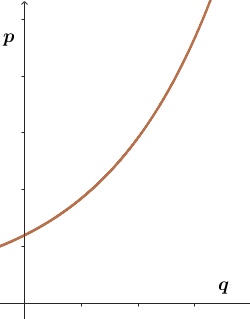
#> input picture assets/cuanti/u2_p01_x22_250x319.png, 250 x 319 px; its folder holds only this picture in this run
$ python _contact_cuanti.py
#> lines starting #> are read from the running program, lines starting #| are printed output that depends on the picture
"""Genera planchas de contacto con nombres de archivo para revisar candidatas."""
import pathlib, math
from PIL import Image, ImageDraw

src = pathlib.Path(r"C:\Users\gerar\Downloads\Sistema-Estudio-UCES\_img\cuanti")
files = sorted(p for p in src.iterdir() if p.suffix.lower() in (".png", ".jpeg", ".jpg"))
COLS, TH = 4, 260
PER_SHEET = 12
for s in range(math.ceil(len(files) / PER_SHEET)):
    batch = files[s * PER_SHEET:(s + 1) * PER_SHEET]
    rows = math.ceil(len(batch) / COLS)
    cw, ch = 330, TH + 34
    sheet = Image.new("RGB", (COLS * cw, rows * ch), "white")
#> sheet: PIL image 1320x294 RGB; every value is 255
    d = ImageDraw.Draw(sheet)
    for i, f in enumerate(batch):
        im = Image.open(f).convert("RGB")
#> im is the input picture: PIL image 250x319 RGB; mean R, G, B 252.2, 251.4, 251
        im.thumbnail((cw - 14, TH))
#> im: PIL image 204x260 RGB
        x, y = (i % COLS) * cw, (i // COLS) * ch
        sheet.paste(im, (x + 7, y + 4))
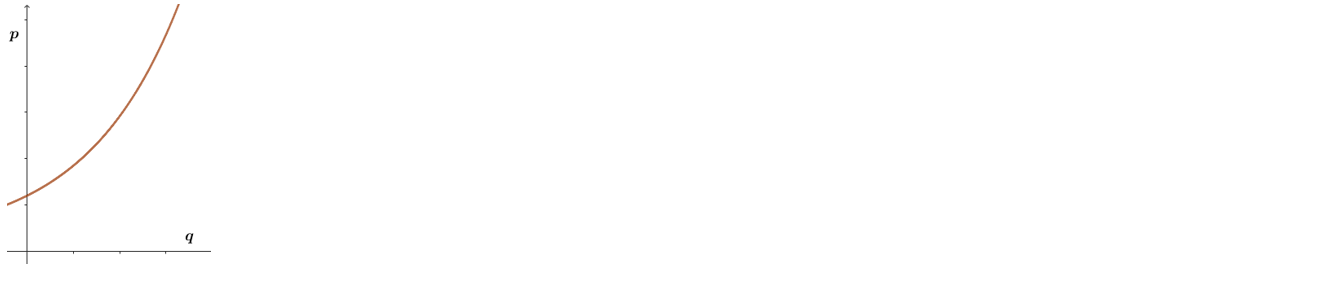
#> sheet: PIL image 1320x294 RGB; mean R, G, B 254.6, 254.5, 254.4
        d.text((x + 7, y + TH + 8), f.name, fill="black")
        d.rectangle([x, y, x + cw - 1, y + ch - 1], outline="#bbb")
    out = src / f"_sheet{s+1}.png"
    sheet.save(out)
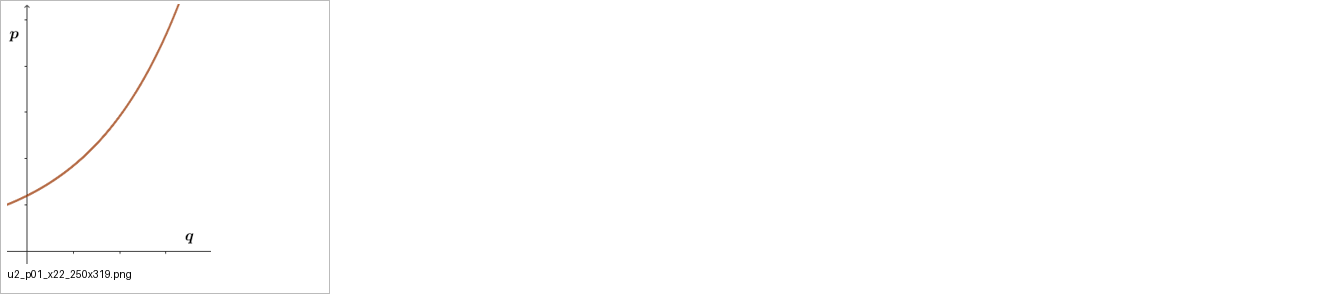
#> saved as _sheet1.png: PIL image 1320x294 RGB; mean R, G, B 254.2, 254.1, 254
    print(out, len(batch))

$ run again, on assets/cuanti/u2_p10_x120_426x371.png
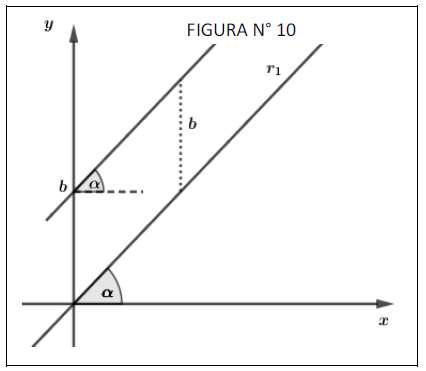
#> input picture assets/cuanti/u2_p10_x120_426x371.png, 426 x 371 px
#> im is the input picture: PIL image 426x371 RGB; mean R, G, B 246.7, 246.7, 246.7
#> `im.thumbnail((cw - 14, TH))`:
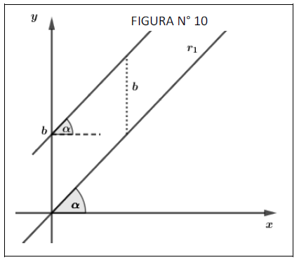
#> im: PIL image 299x260 RGB; mean R, G, B 246.4, 246.4, 246.4
#> `sheet.save(out)`:
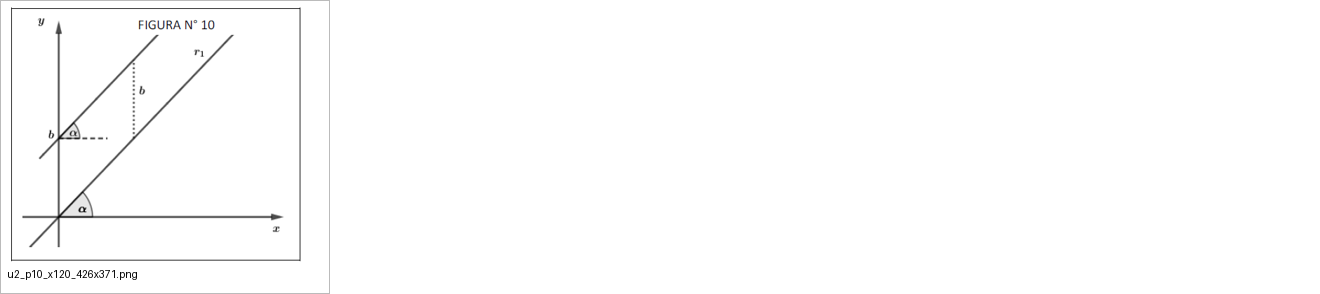
#> saved as _sheet1.png: PIL image 1320x294 RGB; mean R, G, B 252.9, 252.9, 252.9

$ run again, on assets/cuanti/u2_p10_x121_393x376.png
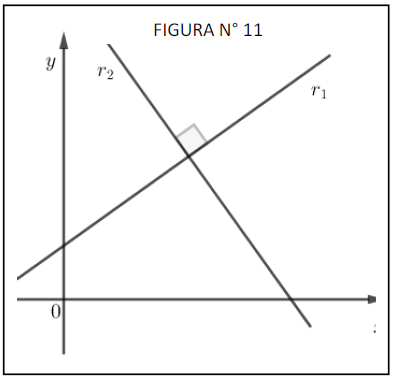
#> input picture assets/cuanti/u2_p10_x121_393x376.png, 393 x 376 px
#> im is the input picture: PIL image 393x376 RGB; mean R, G, B 245.1, 245.1, 245.1
#> `im.thumbnail((cw - 14, TH))`:
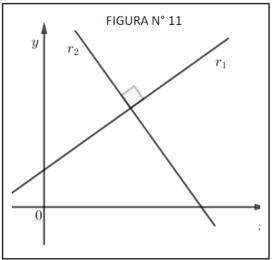
#> im: PIL image 272x260 RGB; mean R, G, B 244.8, 244.8, 244.9
#> `sheet.save(out)`:
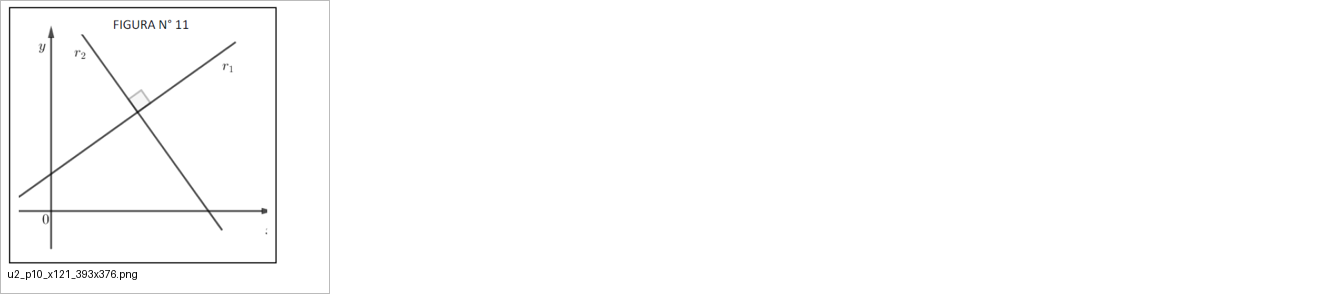
#> saved as _sheet1.png: PIL image 1320x294 RGB; mean R, G, B 252.8, 252.8, 252.8

$ run again, on assets/cuanti/u2_p01_x23_390x339.png
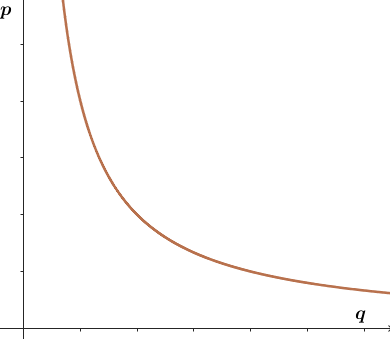
#> input picture assets/cuanti/u2_p01_x23_390x339.png, 390 x 339 px
#> im is the input picture: PIL image 390x339 RGB; mean R, G, B 252.8, 252.1, 251.8
#> `im.thumbnail((cw - 14, TH))`:
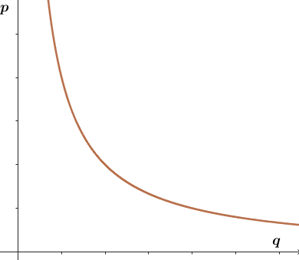
#> im: PIL image 299x260 RGB; mean R, G, B 252.7, 251.9, 251.6
#> `sheet.save(out)`:
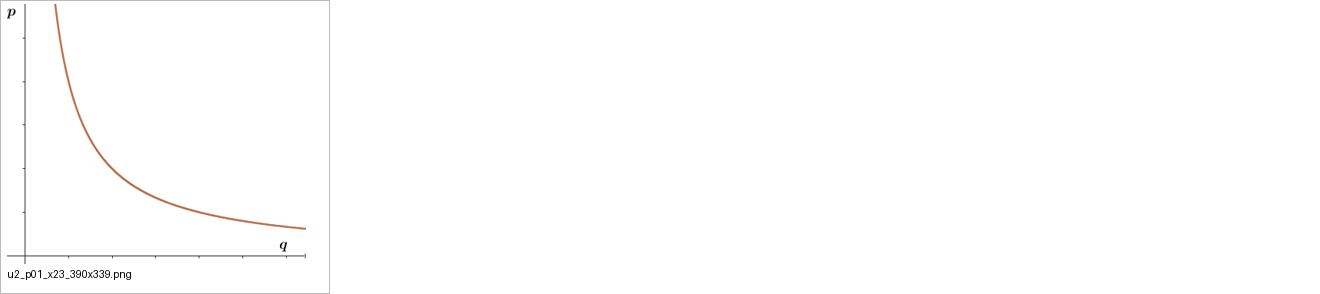
#> saved as _sheet1.png: PIL image 1320x294 RGB; mean R, G, B 254.1, 254, 253.9

$ run again, on assets/cuanti/u2_p04_x62_561x264.png
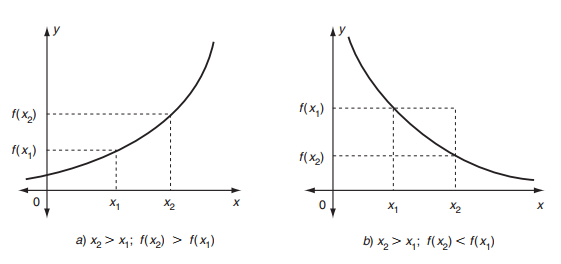
#> input picture assets/cuanti/u2_p04_x62_561x264.png, 561 x 264 px
#> im is the input picture: PIL image 561x264 RGB; mean R, G, B 250, 249.9, 249.9
#> `im.thumbnail((cw - 14, TH))`:
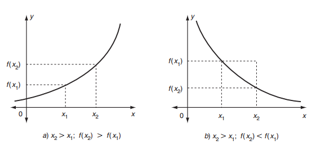
#> im: PIL image 316x149 RGB; mean R, G, B 249.8, 249.7, 249.7
#> `sheet.save(out)`:
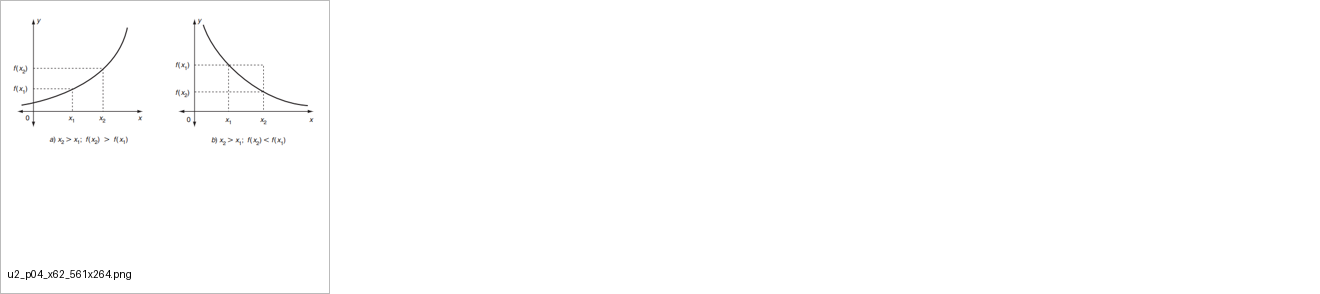
#> saved as _sheet1.png: PIL image 1320x294 RGB; mean R, G, B 254, 254, 254
